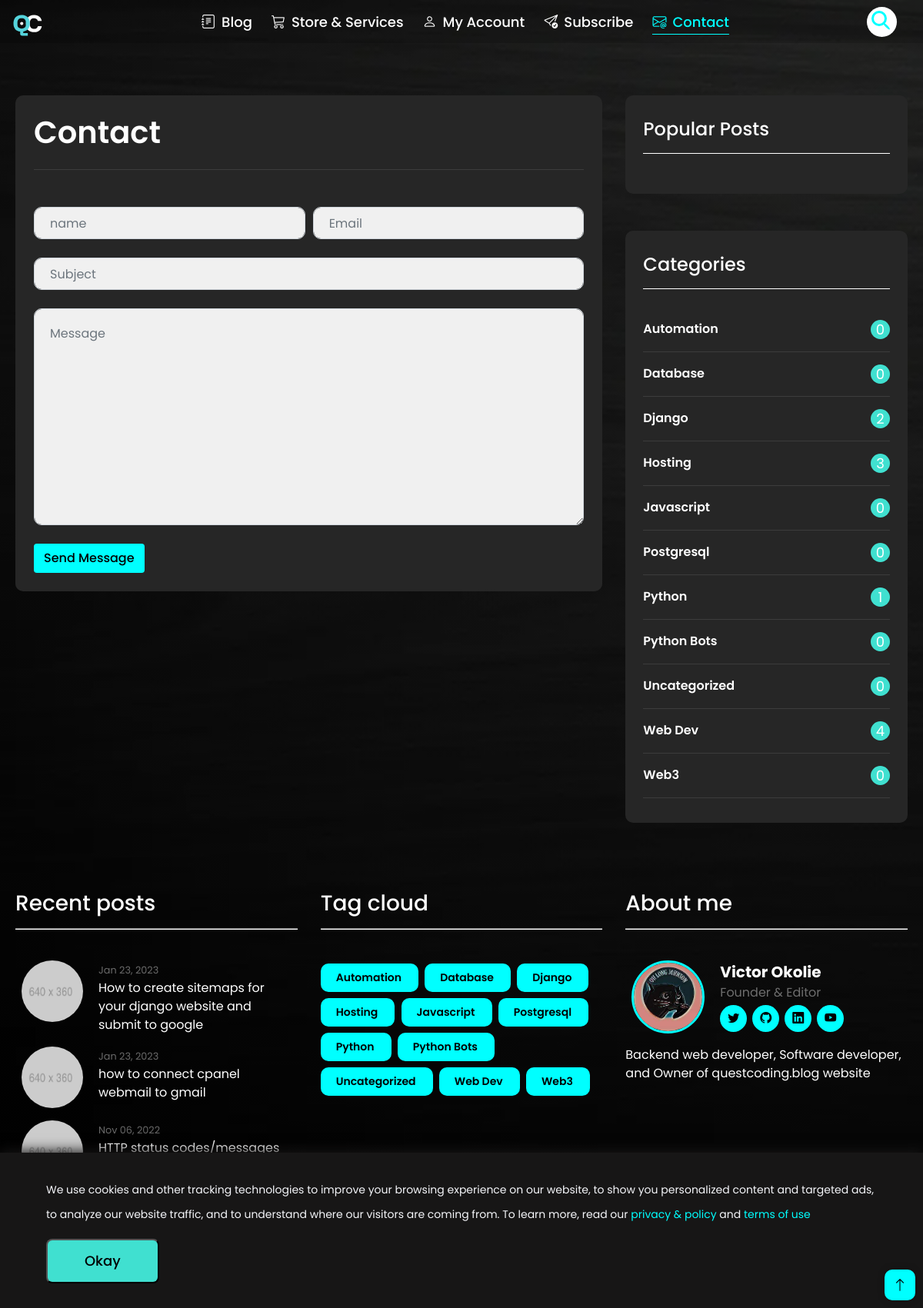
The app's page /contact/, older data.
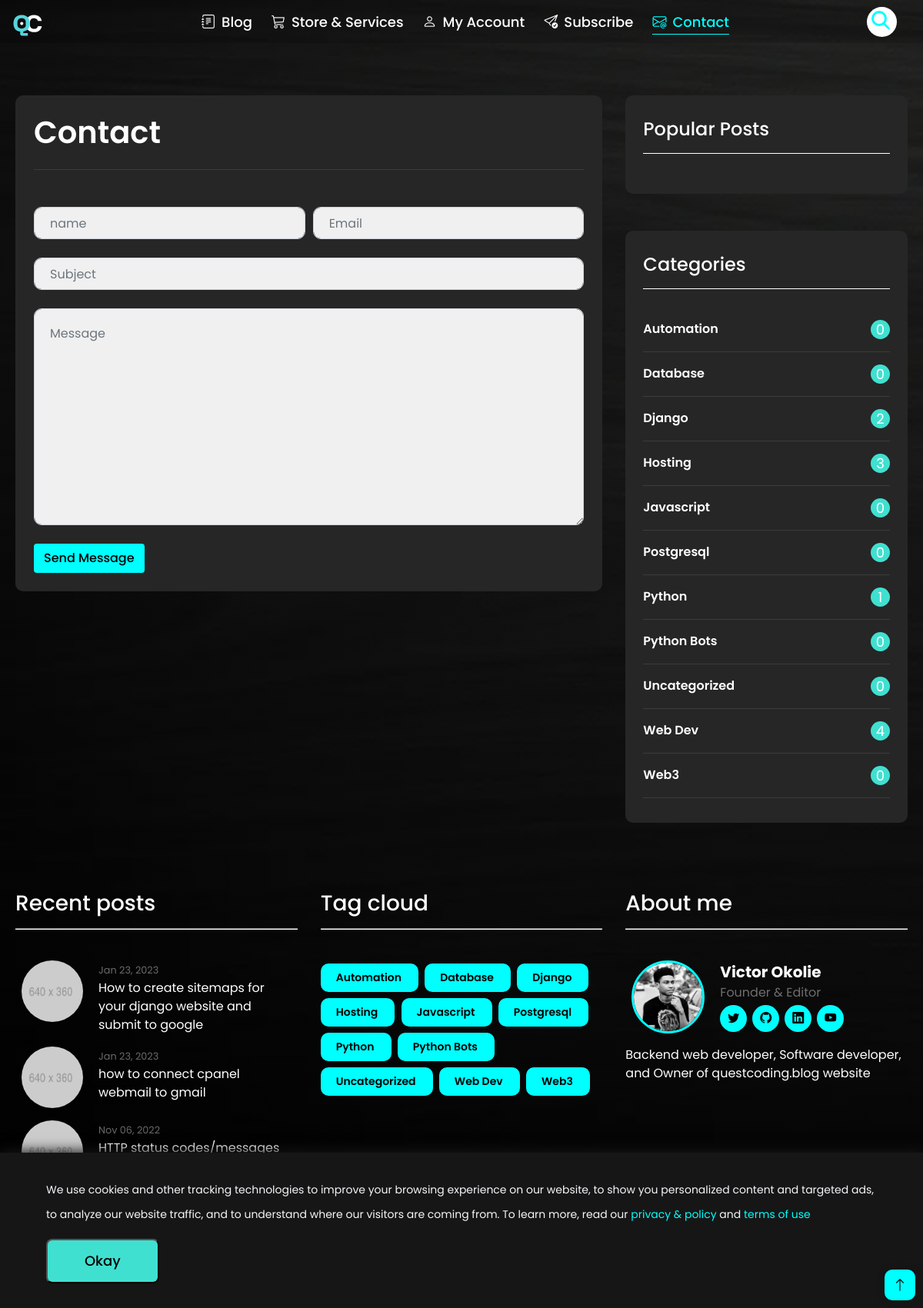
The same page, newer data.
### blog/models.py (models this page shows, shortened)
class Author(models.Model):
    user = models.OneToOneField(User, null=True, on_delete=models.CASCADE)
    name = models.CharField(max_length=30, null=True)
    bio = models.TextField(max_length=100, null=True)
    location = models.CharField(max_length=30, null=True, help_text="your state, country")
    portifolio = models.URLField(null=True)
    github = models.URLField(null=True, blank=True)
    twitter = models.URLField(null=True, blank=True)
    linkedin = models.URLField(null=True, blank=True)
    youtube = models.URLField(null=True, blank=True)
    avatar = models.ImageField(upload_to="profile_pics", blank=True)
    slug = models.SlugField(unique=True)

### mainapp/views.py (the view, shortened to what this page needs)
# urls.py: path('contact/', contact, name='contact'),
def contact(request):
    categories = Category.objects.all()
    posts = Post.objects.filter(status=Post.ACTIVE)
    hitcount = HitCount.objects.order_by('-hits')[:3]
    popular_posts = []
    for i in hitcount:
        popular_posts.append(get_object_or_404(Post, pk=i.object_pk))
    recent = list(posts)
    recent_posts = recent[:3]
    return render(request, 'contact.html', {
        "posts": posts,
        'popular_posts': popular_posts,
        "categories": categories,
        'recent_posts': recent_posts,
        'author': author
    })

### templates/contact.html (shortened to what this page needs)
{% extends 'base.html' %}
{% load static %}
{% block link %}<link rel="stylesheet" href="{% static 'styles/contact.css' %}">{% endblock link %}
{% block contents %}
<div class="col-md-12 mb-0 post p-3 pb-4 my-lg-0 mb-5 p-lg-4 full-post">
    <h1 class="pb-4 mb-5 heading">Contact</h1>
    <form method="post" data-aos="fade-in">
        <div class="form-row g-4 mb-lg-2">
          <div class="form-group col-md-6">
            <input required type="text" name="name" class="form-control" placeholder="name">
          </div>
          <div class="form-group col-md-6">
            <input required type="email" name="email" class="form-control" placeholder="Email">
          </div>
        </div>
        <div class="form-group mb-lg-4">
          <input type="text" class="form-control" name="subject" placeholder="Subject">
        </div>
        <div class="form-group mb-lg-4">
          <textarea name="message" required class="form-control" placeholder="Message" rows="10"></textarea>
        </div>
        <button type="submit" class="btn submit">Send Message</button>
    </form>
</div>
{% endblock contents %}

### templates/base.html (shortened to what the changed rows need)
{% load static %}
<!doctype html>
<html lang="en">
<head>
    <link rel="stylesheet" href="https://cdn.jsdelivr.net/npm/bootstrap@4.1.3/dist/css/bootstrap.min.css"
>
    <link rel="stylesheet" href="{% static 'aos/dist/aos.css' %}" />
    <link rel="stylesheet" href="https://cdn.jsdelivr.net/npm/bootstrap-icons@1.10.3/font/bootstrap-icons.css">
    <link rel="stylesheet" href="{% static 'styles/base.css' %}">
    {% block link %}{% endblock link %}
</head>
<body>
    <div class="main-content">
        <div class="container middle-content">
            <div class="row posts">
                <div class="col-md-8">
                    {% block contents %}
                    {% endblock contents %}
                </div>
            </div>
        </div>
        <div class="container bottom-content">
            <div class="row">
                {% block author %}
                <div class="col-md-4 recent-post" id="owner" >
                    <div class="recent-posts">
                        <div class="about-me mx-2">
                            <img src="{{author.avatar.url}}" class="about-me-img" alt="author image">
                            <div>
                                <p class="post-description"><a href="{% url 'author' author.slug %}">{{author.name|title}}</a></p>
                                <small>Founder & Editor</small><br>
                                <div class="about-me-socials mt-1">
                                </div>
                            </div>
                        </div>
                        <p class="mt-3 text-white">{{author.bio}}</p>
                    </div>
                </div>
                {% endblock author %}
            </div>
        </div>
    </div>
</body>
</html>

Row changes from the older to the newer data that the page shows:
changed Author "Victor Okolie": avatar: a different picture
